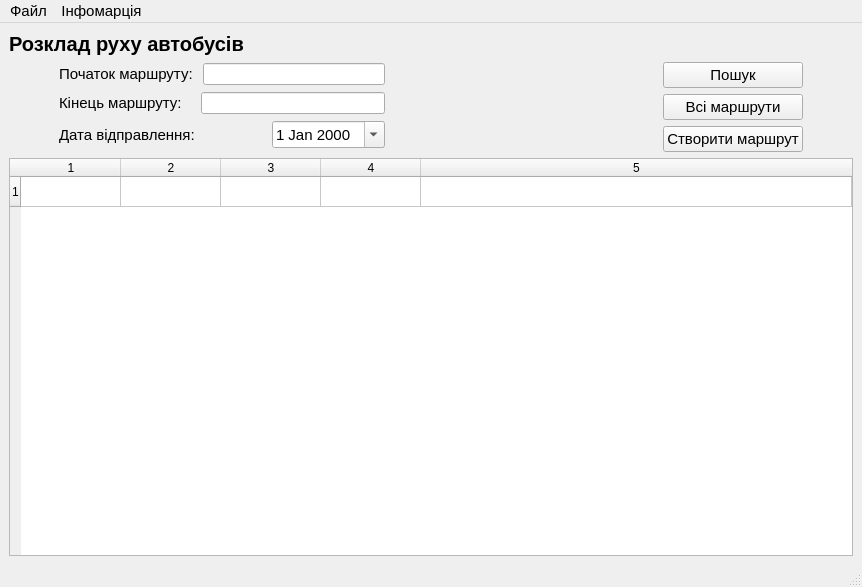
<?xml version="1.0" encoding="UTF-8"?>
<ui version="4.0">
 <class>MainWindow</class>
 <widget class="QMainWindow" name="MainWindow">
  <property name="geometry">
   <rect>
    <x>0</x>
    <y>0</y>
    <width>862</width>
    <height>587</height>
   </rect>
  </property>
  <property name="windowTitle">
   <string>Розклад руху автобусів</string>
  </property>
  <widget class="QWidget" name="centralwidget">
   <layout class="QGridLayout" name="gridLayout">
    <item row="0" column="0">
     <widget class="QLabel" name="label">
      <property name="font">
       <font>
        <pointsize>15</pointsize>
        <weight>75</weight>
        <bold>true</bold>
       </font>
      </property>
      <property name="text">
       <string>Розклад руху автобусів</string>
      </property>
     </widget>
    </item>
    <item row="1" column="0">
     <layout class="QHBoxLayout" name="horizontalLayout_4">
      <item>
       <layout class="QVBoxLayout" name="verticalLayout">
        <property name="leftMargin">
         <number>50</number>
        </property>
        <item>
         <layout class="QHBoxLayout" name="horizontalLayout">
          <item>
           <widget class="QLabel" name="label_2">
            <property name="font">
             <font>
              <pointsize>11</pointsize>
             </font>
            </property>
            <property name="text">
             <string>Початок маршруту: </string>
            </property>
           </widget>
          </item>
          <item>
           <widget class="QLineEdit" name="start_line"/>
          </item>
         </layout>
        </item>
        <item>
         <layout class="QHBoxLayout" name="horizontalLayout_2">
          <item>
           <widget class="QLabel" name="label_3">
            <property name="font">
             <font>
              <pointsize>11</pointsize>
             </font>
            </property>
            <property name="text">
             <string>Кінець маршруту:   </string>
            </property>
           </widget>
          </item>
          <item>
           <widget class="QLineEdit" name="end_line"/>
          </item>
         </layout>
        </item>
        <item>
         <layout class="QHBoxLayout" name="horizontalLayout_3">
          <item>
           <widget class="QLabel" name="label_4">
            <property name="font">
             <font>
              <pointsize>11</pointsize>
             </font>
            </property>
            <property name="text">
             <string>Дата відправлення:                 </string>
            </property>
           </widget>
          </item>
          <item>
           <widget class="QDateEdit" name="date">
            <property name="font">
             <font>
              <pointsize>11</pointsize>
             </font>
            </property>
            <property name="accelerated">
             <bool>false</bool>
            </property>
            <property name="currentSection">
             <enum>QDateTimeEdit::DaySection</enum>
            </property>
            <property name="calendarPopup">
             <bool>true</bool>
            </property>
           </widget>
          </item>
         </layout>
        </item>
       </layout>
      </item>
      <item>
       <spacer name="horizontalSpacer">
        <property name="orientation">
         <enum>Qt::Horizontal</enum>
        </property>
        <property name="sizeHint" stdset="0">
         <size>
          <width>40</width>
          <height>20</height>
         </size>
        </property>
       </spacer>
      </item>
      <item>
       <layout class="QVBoxLayout" name="verticalLayout_2">
        <property name="rightMargin">
         <number>50</number>
        </property>
        <item>
         <widget class="QPushButton" name="search_btn">
          <property name="font">
           <font>
            <pointsize>11</pointsize>
           </font>
          </property>
          <property name="text">
           <string>Пошук</string>
          </property>
         </widget>
        </item>
        <item>
         <widget class="QPushButton" name="all_btn">
          <property name="font">
           <font>
            <pointsize>11</pointsize>
           </font>
          </property>
          <property name="text">
           <string>Всі маршрути</string>
          </property>
         </widget>
        </item>
        <item>
         <widget class="QPushButton" name="create_btn">
          <property name="font">
           <font>
            <pointsize>11</pointsize>
           </font>
          </property>
          <property name="text">
           <string>Створити маршрут</string>
          </property>
         </widget>
        </item>
       </layout>
      </item>
     </layout>
    </item>
    <item row="2" column="0">
     <widget class="QTableWidget" name="table">
      <property name="minimumSize">
       <size>
        <width>0</width>
        <height>350</height>
       </size>
      </property>
      <property name="font">
       <font>
        <weight>50</weight>
        <bold>false</bold>
        <kerning>false</kerning>
       </font>
      </property>
      <property name="dragEnabled">
       <bool>false</bool>
      </property>
      <property name="selectionBehavior">
       <enum>QAbstractItemView::SelectRows</enum>
      </property>
      <property name="rowCount">
       <number>1</number>
      </property>
      <property name="columnCount">
       <number>5</number>
      </property>
      <attribute name="horizontalHeaderVisible">
       <bool>true</bool>
      </attribute>
      <attribute name="horizontalHeaderCascadingSectionResizes">
       <bool>true</bool>
      </attribute>
      <attribute name="horizontalHeaderDefaultSectionSize">
       <number>100</number>
      </attribute>
      <attribute name="horizontalHeaderHighlightSections">
       <bool>true</bool>
      </attribute>
      <attribute name="horizontalHeaderStretchLastSection">
       <bool>true</bool>
      </attribute>
      <attribute name="verticalHeaderCascadingSectionResizes">
       <bool>true</bool>
      </attribute>
      <attribute name="verticalHeaderHighlightSections">
       <bool>false</bool>
      </attribute>
      <attribute name="verticalHeaderShowSortIndicator" stdset="0">
       <bool>false</bool>
      </attribute>
      <row/>
      <column/>
      <column/>
      <column/>
      <column/>
      <column/>
     </widget>
    </item>
   </layout>
  </widget>
  <widget class="QStatusBar" name="statusbar"/>
  <widget class="QMenuBar" name="menubar">
   <property name="geometry">
    <rect>
     <x>0</x>
     <y>0</y>
     <width>862</width>
     <height>30</height>
    </rect>
   </property>
   <property name="font">
    <font>
     <pointsize>11</pointsize>
    </font>
   </property>
   <widget class="QMenu" name="menu">
    <property name="title">
     <string>Файл</string>
    </property>
    <addaction name="open_file"/>
    <addaction name="create_file"/>
   </widget>
   <widget class="QMenu" name="menu_2">
    <property name="title">
     <string>Інфомарція</string>
    </property>
    <addaction name="info"/>
    <addaction name="instruction"/>
   </widget>
   <addaction name="menu"/>
   <addaction name="menu_2"/>
  </widget>
  <action name="open_file">
   <property name="text">
    <string>Відкрити файл</string>
   </property>
   <property name="shortcut">
    <string>Ctrl+O</string>
   </property>
  </action>
  <action name="info">
   <property name="text">
    <string>Про розробника</string>
   </property>
  </action>
  <action name="instruction">
   <property name="text">
    <string>Інструкція</string>
   </property>
   <property name="shortcut">
    <string>F1</string>
   </property>
  </action>
  <action name="create_file">
   <property name="text">
    <string>Створити файл</string>
   </property>
   <property name="shortcut">
    <string>Ctrl+N</string>
   </property>
  </action>
 </widget>
 <resources/>
 <connections/>
</ui>
